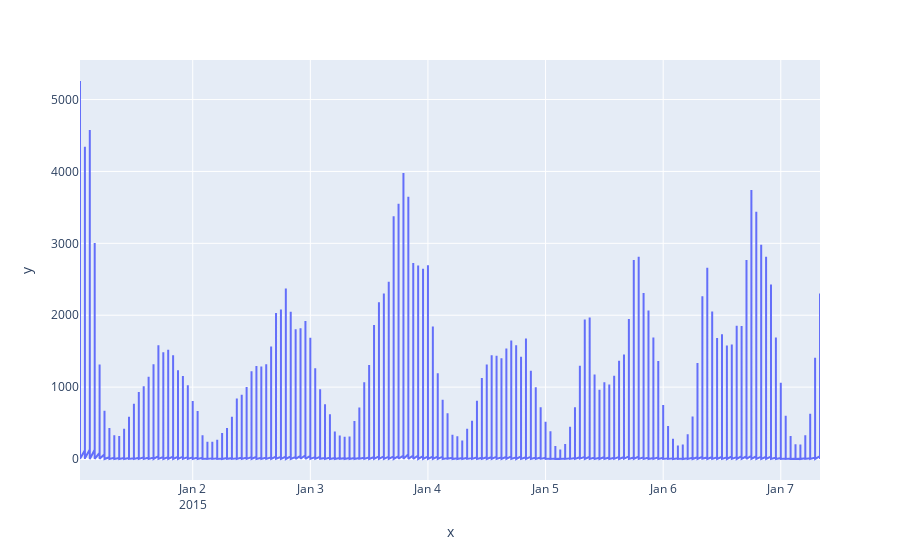

This figure's notebook cell:
### Markdown cell above
### plotly

Библиотека для создания интерактивных графиков. Например:

### Code cell
import plotly.express as px


px.line(df, df.pickup_dt[:1000], df.pickups[:1000])

### Figure 1 — Plotly figure (JSON) as saved in the notebook; plotly's stock layout.template omitted (floating-point values rounded to 4 significant figures; data arrays with more than 128 entries replaced by an {"elided": "..."} marker saying what was removed)
{"data": [{"hovertemplate": "x=%{x}<br>y=%{y}<extra></extra>", "legendgroup": "", "line": {"color": "#636efa", "dash": "solid"}, "marker": {"symbol": "circle"}, "mode": "lines", "name": "", "orientation": "v", "showlegend": false, "type": "scatter", "x": {"elided": "1000 str values"}, "xaxis": "x", "y": {"elided": "1000 int values"}, "yaxis": "y"}], "layout": {"legend": {"tracegroupgap": 0}, "margin": {"t": 60}, "xaxis": {"anchor": "y", "domain": [0, 1], "title": {"text": "x"}}, "yaxis": {"anchor": "x", "domain": [0, 1], "title": {"text": "y"}}}}
